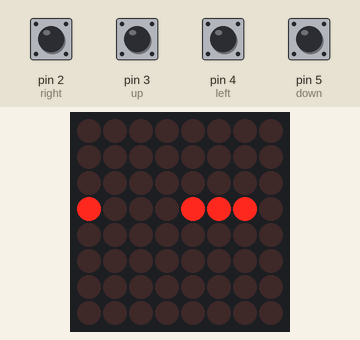
Bench run of a sketch on a simulated Arduino Uno, built with avr-gcc and run on an emulated ATmega328P. Parts: 8×8 LED matrix. Inputs (shaded band) come from the test bench; at power-on: pin 2 (right), pin 3 (up), pin 4 (left), pin 5 (down) LOW. Random numbers use the default seed unless the sketch sets one.

Above: at 1.2 s.
1.3 s: pin 5 (down) pulled HIGH for 0.15 s
At 1.58 s:
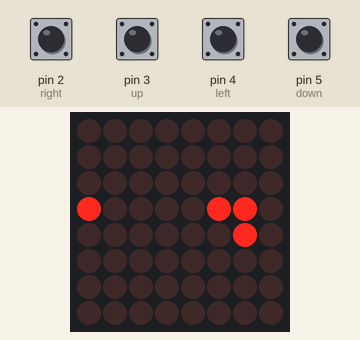
2.0 s: pin 4 (left) pulled HIGH for 0.15 s
At 2.28 s:
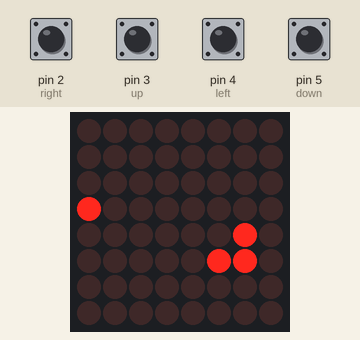
2.7 s: pin 3 (up) pulled HIGH for 0.15 s
At 2.98 s:
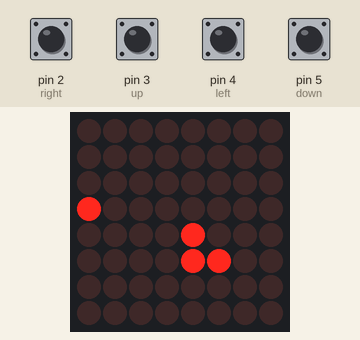
3.4 s: pin 2 (right) pulled HIGH for 0.15 s
At 3.68 s:
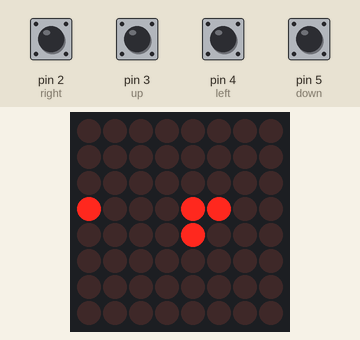
4.1 s: pin 3 (up) pulled HIGH for 1 s
At 4.39 s:
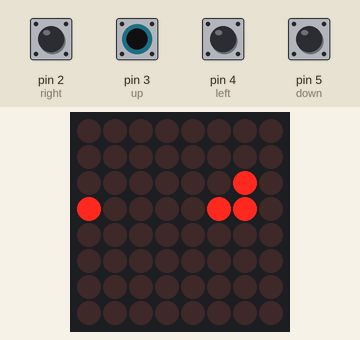
6.7 s: pin 2 (right) driven HIGH and pin 3 (up) driven HIGH
At 10.29 s:
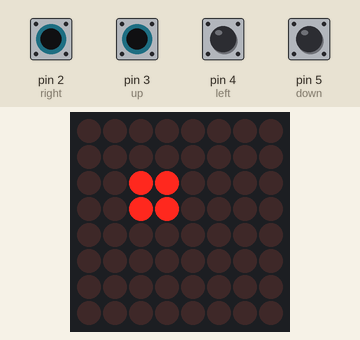
Timing chart, 0 to 11.8 s (numbered marks = the images above; inputs shaded):
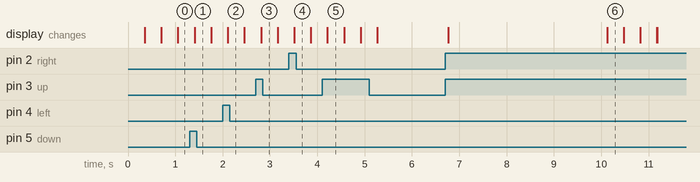

The sketch:

Snake_game_on_a_cross.ino
```cpp
#include <LedControl.h>

// ======================================================
// MAX7219
// ======================================================

LedControl lc(9, 11, 10, 1);


// ======================================================
// BOTONES
// ======================================================

const int right = 2;
const int down  = 5;
const int up    = 3;
const int left  = 4;


// ======================================================
// SERPIENTE
// ======================================================

int snakeX[64];
int snakeY[64];

int length = 3;


// ======================================================
// DIRECCIÓN
// ======================================================

int dx = 1;
int dy = 0;


// ======================================================
// COMIDA
// ======================================================

int foodX;
int foodY;


// ======================================================
// JUEGO
// ======================================================

bool gameOver = false;
bool victory = false;


// ======================================================
// PUNTUACIÓN
// ======================================================

int score = 0;


// ======================================================
// VELOCIDAD
// ======================================================

unsigned long lastMove = 0;
const int speed = 350;


// ======================================================
// ESTADO ACTUAL DE LOS BOTONES
// ======================================================

int buttonState_right = LOW;
int buttonState_down  = LOW;
int buttonState_up    = LOW;
int buttonState_left  = LOW;


// ======================================================
// ESTADO ANTERIOR DE LOS BOTONES
// ======================================================

int a_right = LOW;
int a_down  = LOW;
int a_up    = LOW;
int a_left  = LOW;


// ======================================================
// CREAR COMIDA
// ======================================================

void spawnFood() {

  bool ok;

  do {

    ok = true;

    foodX = random(0, 8);
    foodY = random(0, 8);


    // Comprobar que no aparezca
    // dentro de la serpiente

    for (int i = 0; i < length; i++) {

      if (snakeX[i] == foodX &&
          snakeY[i] == foodY) {

        ok = false;
      }
    }

  } while (!ok);
}


// ======================================================
// MOSTRAR PUNTUACIÓN
// ======================================================

void showScore() {

  lc.clearDisplay(0);

  /*
     La puntuación se representa
     con puntos.

     Cada LED = 1 punto.

     Máximo 64 puntos.
  */

  int points = score;

  if (points > 64) {
    points = 64;
  }


  for (int i = 0; i < points; i++) {

    int y = i / 8;
    int x = i % 8;

    lc.setLed(0, y, x, true);
  }

  delay(3000);
}


// ======================================================
// MOSTRAR GAME OVER
// ======================================================

void showGameOver() {

  lc.clearDisplay(0);


  // Dibujar X

  for (int i = 0; i < 8; i++) {

    lc.setLed(0, i, i, true);

    lc.setLed(0, i, 7 - i, true);
  }


  delay(1500);
}


// ======================================================
// MOSTRAR CORONA
// ======================================================

void showCrown() {

  lc.clearDisplay(0);


  /*
       CORONA

       10000001
       11000011
       10100101
       10111101
       11111111
       01111110
       01111110
       00000000
  */


  lc.setRow(0, 0, B10000001);
  lc.setRow(0, 1, B11000011);
  lc.setRow(0, 2, B10100101);
  lc.setRow(0, 3, B10111101);
  lc.setRow(0, 4, B11111111);
  lc.setRow(0, 5, B01111110);
  lc.setRow(0, 6, B01111110);
  lc.setRow(0, 7, B00000000);


  // Mantener la corona visible

  delay(4000);
}


// ======================================================
// REINICIAR JUEGO
// ======================================================

void restartGame() {

  length = 3;

  dx = 1;
  dy = 0;

  score = 0;

  gameOver = false;
  victory = false;


  // Posición inicial

  snakeX[0] = 3;
  snakeY[0] = 3;

  snakeX[1] = 2;
  snakeY[1] = 3;

  snakeX[2] = 1;
  snakeY[2] = 3;


  spawnFood();


  lastMove = millis();


  lc.clearDisplay(0);
}


// ======================================================
// SETUP
// ======================================================

void setup() {

  // MAX7219

  lc.shutdown(0, false);

  lc.setIntensity(0, 8);

  lc.clearDisplay(0);


  // Semilla aleatoria

  randomSeed(analogRead(A2));


  // Botones

  pinMode(right, INPUT);
  pinMode(down, INPUT);
  pinMode(up, INPUT);
  pinMode(left, INPUT);


  // Serpiente inicial

  snakeX[0] = 3;
  snakeY[0] = 3;

  snakeX[1] = 2;
  snakeY[1] = 3;

  snakeX[2] = 1;
  snakeY[2] = 3;


  // Primera comida

  spawnFood();
}


// ======================================================
// LOOP
// ======================================================

void loop() {


  // ====================================================
  // GAME OVER
  // ====================================================

  if (gameOver) {

    showGameOver();

    showScore();

    restartGame();

    return;
  }


  // ====================================================
  // VICTORIA
  // ====================================================

  if (victory) {

    showCrown();

    showScore();

    restartGame();

    return;
  }


  // ====================================================
  // LEER BOTONES
  // ====================================================

  buttonState_right = digitalRead(right);
  buttonState_down  = digitalRead(down);
  buttonState_up    = digitalRead(up);
  buttonState_left  = digitalRead(left);


  // ====================================================
  // CAMBIAR DIRECCIÓN
  // ====================================================

  // IZQUIERDA

  if (buttonState_left == HIGH &&
      a_left == LOW &&
      dx != 1) {

    dx = -1;
    dy = 0;
  }


  // DERECHA

  else if (buttonState_right == HIGH &&
           a_right == LOW &&
           dx != -1) {

    dx = 1;
    dy = 0;
  }


  // ABAJO

  if (buttonState_down == HIGH &&
      a_down == LOW &&
      dy != -1) {

    dx = 0;
    dy = 1;
  }


  // ARRIBA

  else if (buttonState_up == HIGH &&
           a_up == LOW &&
           dy != 1) {

    dx = 0;
    dy = -1;
  }


  // ====================================================
  // GUARDAR ESTADO ANTERIOR
  // ====================================================

  a_right = buttonState_right;
  a_down  = buttonState_down;
  a_up    = buttonState_up;
  a_left  = buttonState_left;


  // ====================================================
  // MOVER SERPIENTE
  // ====================================================

  if (millis() - lastMove > speed) {

    lastMove = millis();


    // -----------------------------------------------
    // Mover cuerpo
    // -----------------------------------------------

    for (int i = length - 1; i > 0; i--) {

      snakeX[i] = snakeX[i - 1];
      snakeY[i] = snakeY[i - 1];
    }


    // -----------------------------------------------
    // Mover cabeza
    // -----------------------------------------------

    snakeX[0] += dx;
    snakeY[0] += dy;


    // -----------------------------------------------
    // CHOQUE CON PAREDES
    // -----------------------------------------------

    if (snakeX[0] < 0 ||
        snakeX[0] > 7 ||
        snakeY[0] < 0 ||
        snakeY[0] > 7) {

      gameOver = true;
    }


    // -----------------------------------------------
    // CHOQUE CON EL CUERPO
    // -----------------------------------------------

    for (int i = 1; i < length; i++) {

      if (snakeX[0] == snakeX[i] &&
          snakeY[0] == snakeY[i]) {

        gameOver = true;
      }
    }


    // -----------------------------------------------
    // COMER COMIDA
    // -----------------------------------------------

    if (snakeX[0] == foodX &&
        snakeY[0] == foodY) {


      // Aumentar puntuación

      score++;


      // Aumentar serpiente

      if (length < 64) {

        snakeX[length] = snakeX[length - 1];
        snakeY[length] = snakeY[length - 1];

        length++;
      }


      // ---------------------------------------------
      // ¿LLENÓ TODA LA MATRIZ?
      // ---------------------------------------------

      if (length >= 64) {

        length = 64;

        victory = true;
      }


      // ---------------------------------------------
      // Crear nueva comida
      // ---------------------------------------------

      else {

        spawnFood();
      }
    }


    // =================================================
    // DIBUJAR
    // =================================================

    lc.clearDisplay(0);


    // Dibujar comida

    if (!victory) {

      lc.setLed(
        0,
        foodY,
        foodX,
        true
      );
    }


    // Dibujar serpiente

    for (int i = 0; i < length; i++) {

      lc.setLed(
        0,
        snakeY[i],
        snakeX[i],
        true
      );
    }
  }
}
```
